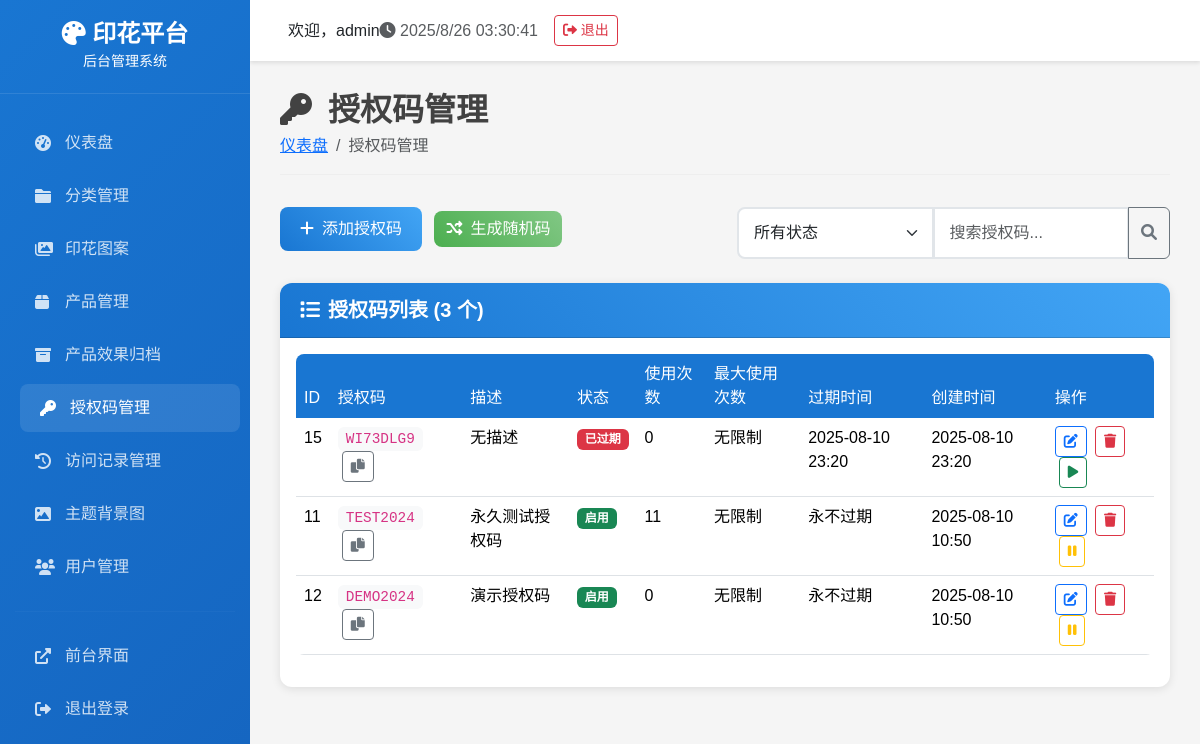
The page /admin/access-codes/ (signed in) on the database as committed earlier.
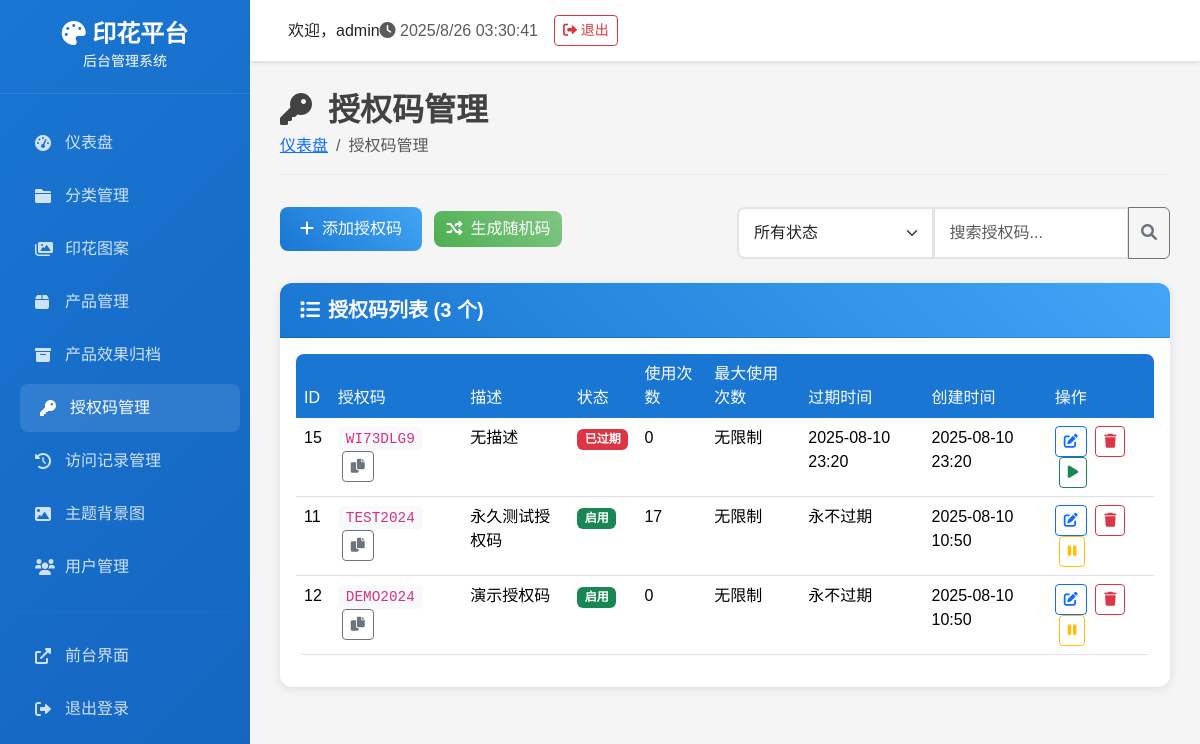
The same page on the database as committed later.
### tables this page shows
CREATE TABLE access_codes (
            id INTEGER PRIMARY KEY AUTOINCREMENT,
            code TEXT NOT NULL UNIQUE,
            description TEXT,
            start_date DATETIME,
            end_date DATETIME,
            is_active BOOLEAN DEFAULT 1,
            created_time DATETIME DEFAULT CURRENT_TIMESTAMP,
            usage_count INTEGER DEFAULT 0
        , expires_at DATETIME, max_uses INTEGER, used_count INTEGER DEFAULT 0);

### routes/admin/admin_access_codes_route.py (the view)
    def decorated_function(*args, **kwargs):
        from flask import session
        if 'admin_user_id' not in session:
            return redirect(url_for('login'))
        return f(*args, **kwargs)

### backend/database.py (called while the page is built)
def get_db_connection():
    conn = sqlite3.connect(DATABASE_PATH)
    conn.row_factory = sqlite3.Row
    return conn

    @staticmethod
    def execute_query(query: str, params: tuple = ()) -> List[Dict[str, Any]]:
        conn = get_db_connection()
        cursor = conn.cursor()
        cursor.execute(query, params)
        results = [dict(row) for row in cursor.fetchall()]
        conn.close()
        return results

### routes/admin/admin_access_codes_route.py (called while the page is built)
def login_required(f):
    def decorated_function(*args, **kwargs):
        from flask import session
        if 'admin_user_id' not in session:
            return redirect(url_for('login'))
        return f(*args, **kwargs)
    decorated_function.__name__ = f.__name__
    return decorated_function

### templates/admin/access_codes.html (shortened to what this page needs)
{% extends "admin/base.html" %}
{% block content %}
<div class="page-header">
    <h1><i class="fas fa-key me-3"></i>授权码管理</h1>
    <nav aria-label="breadcrumb">
        <ol class="breadcrumb">
            <li class="breadcrumb-item"><a href="{{ url_for('index') }}">仪表盘</a></li>
            <li class="breadcrumb-item active">授权码管理</li>
        </ol>
    </nav>
</div>
<div class="row mb-4">
    <div class="col-md-6">
        <button type="button" class="btn btn-primary" data-bs-toggle="modal" data-bs-target="#addCodeModal">
            <i class="fas fa-plus me-2"></i>添加授权码
        </button>
        <button type="button" class="btn btn-success ms-2" onclick="generateRandomCode()">
            <i class="fas fa-random me-2"></i>生成随机码
        </button>
    </div>
    <div class="col-md-6">
        <div class="input-group">
            <select class="form-select" id="statusFilter">
                <option value="">所有状态</option>
            </select>
            <input type="text" class="form-control" id="searchInput" placeholder="搜索授权码...">
            <button class="btn btn-outline-secondary" type="button">
                <i class="fas fa-search"></i>
            </button>
        </div>
    </div>
</div>
<div class="card">
    <div class="card-header">
        <h5><i class="fas fa-list me-2"></i>授权码列表 ({{ access_codes|length }} 个)</h5>
    </div>
    <div class="card-body">
        {% if access_codes %}
        <div class="table-responsive">
            <table class="table table-hover">
                <thead>
                    <tr>
                        <th>ID</th>
                        <th>授权码</th>
                        <th>描述</th>
                        <th>状态</th>
                        <th>使用次数</th>
                        <th>最大使用次数</th>
                        <th>过期时间</th>
                        <th>创建时间</th>
                        <th>操作</th>
                    </tr>
                </thead>
                <tbody id="codesTable">
                    {% for code in access_codes %}
                    <tr class="code-item" data-code="{{ code.code|lower }}" data-status="{{ code.status }}">
                        <td>{{ code.id }}</td>
                        <td>
                            <code class="bg-light px-2 py-1 rounded">{{ code.code }}</code>
                            <button class="btn btn-sm btn-outline-secondary ms-1" onclick="copyToClipboard('{{ code.code }}')">
                                <i class="fas fa-copy"></i>
                            </button>
                        </td>
                        <td>{{ code.description or '无描述' }}</td>
                        <td>
                            {% if code.status == 'active' %}
                                <span class="badge bg-success">启用</span>
                            {% elif code.status == 'inactive' %}
                                <span class="badge bg-secondary">禁用</span>
                            {% elif code.status == 'expired' %}
                                <span class="badge bg-danger">已过期</span>
                            {% endif %}
                        </td>
                        <td>{{ code.used_count or 0 }}</td>
                        <td>{{ code.max_uses or '无限制' }}</td>
                        <td>
                            {% if code.expires_at %}
                                {{ code.expires_at.strftime('%Y-%m-%d %H:%M') }}
                            {% else %}
                                永不过期
                            {% endif %}
                        </td>
                        <td>
                            {% if code.created_time %}
                                {% if code.created_time is string %}
                                    {{ code.created_time[:16] }}
                                {% else %}
                                    {{ code.created_time.strftime('%Y-%m-%d %H:%M') }}
                                {% endif %}
                            {% else %}
                                未知
                            {% endif %}
                        </td>
                        <td>
                            <button class="btn btn-sm btn-outline-primary" onclick="editCode({{ code.id }})">
                                <i class="fas fa-edit"></i>
                            </button>
                            <button class="btn btn-sm btn-outline-danger ms-1" onclick="deleteCode({{ code.id }})">
                                <i class="fas fa-trash"></i>
                            </button>
                            {% if code.status == 'active' %}
                            <button class="btn btn-sm btn-outline-warning ms-1" onclick="toggleCodeStatus({{ code.id }}, 'inactive')">
                                <i class="fas fa-pause"></i>
                            </button>
                            {% else %}
                            <button class="btn btn-sm btn-outline-success ms-1" onclick="toggleCodeStatus({{ code.id }}, 'active')">
                                <i class="fas fa-play"></i>
                            </button>
                            {% endif %}
                        </td>
                    </tr>
                    {% endfor %}
                </tbody>
            </table>
        </div>
        {% else %}
        <div class="text-center py-5">
            <i class="fas fa-key fa-3x text-muted mb-3"></i>
            <h5 class="text-muted">暂无授权码</h5>
            <p class="text-muted">点击上方"添加授权码"按钮开始创建授权码</p>
        </div>
        {% endif %}
    </div>
</div>
{% endblock %}

### templates/admin/base.html (shortened to what this page needs)
<!DOCTYPE html>
<html lang="zh-CN">
<head>
    <link href="https://cdn.staticfile.net/bootstrap/5.3.2/css/bootstrap.min.css" rel="stylesheet">
    <link href="https://cdnjs.cloudflare.com/ajax/libs/font-awesome/6.0.0/css/all.min.css" rel="stylesheet">
</head>
<body>
    <div class="sidebar">
        <div class="logo">
            <h4><i class="fas fa-palette"></i> 印花平台</h4>
            <small>后台管理系统</small>
        </div>
        <nav class="nav-menu">
            <div class="nav-item">
                    <a href="{{ url_for('index') }}" class="nav-link {% if request.endpoint == 'index' %}active{% endif %}">
                    <i class="fas fa-tachometer-alt"></i>
                    <span>仪表盘</span>
                </a>
            </div>
            <div class="nav-item">
                <a href="{{ url_for('admin_categories.categories') }}" class="nav-link {% if request.endpoint == 'admin_categories.categories' %}active{% endif %}">
                    <i class="fas fa-folder"></i>
                    分类管理
                </a>
            </div>
            <div class="nav-item">
                <a href="{{ url_for('admin_patterns.patterns') }}" class="nav-link {% if request.endpoint == 'admin_patterns.patterns' %}active{% endif %}">
                    <i class="fas fa-images"></i>
                    印花图案
                </a>
            </div>
            <div class="nav-item">
                <a href="{{ url_for('admin_products.products') }}" class="nav-link {% if request.endpoint == 'admin_products.products' %}active{% endif %}">
                    <i class="fas fa-box"></i>
                    产品管理
                </a>
            </div>
            <div class="nav-item">
                <a href="{{ url_for('admin_product_archives.product_archives') }}" class="nav-link {% if request.endpoint == 'admin_product_archives.product_archives' %}active{% endif %}">
                    <i class="fas fa-archive"></i>
                    产品效果归档
                </a>
            </div>
            <div class="nav-item">
                <a href="{{ url_for('admin_access_codes.access_codes') }}" class="nav-link {% if request.endpoint == 'admin_access_codes.access_codes' %}active{% endif %}">
                    <i class="fas fa-key"></i>
                    <span>授权码管理</span>
                </a>
            </div>
            <div class="nav-item">
                <a href="{{ url_for('admin_access_logs.access_logs') }}" class="nav-link {% if request.endpoint == 'admin_access_logs.access_logs' %}active{% endif %}">
                    <i class="fas fa-history"></i>
                    访问记录管理
                </a>
            </div>
            <div class="nav-item">
                <a href="{{ url_for('admin_theme_backgrounds.theme_backgrounds') }}" class="nav-link {% if request.endpoint == 'admin_theme_backgrounds.theme_backgrounds' %}active{% endif %}">
                    <i class="fas fa-image"></i>
                    <span>主题背景图</span>
                </a>
            </div>
            <div class="nav-item">
                <a href="{{ url_for('admin_users.users') }}" class="nav-link {% if request.endpoint == 'admin_users.users' %}active{% endif %}">
                    <i class="fas fa-users"></i>
                    用户管理
                </a>
            </div>
            <hr style="border-color: rgba(255,255,255,0.1); margin: 20px 15px;">
            <div class="nav-item">
                <a href="http://localhost:5000" class="nav-link" target="_blank">
                    <i class="fas fa-external-link-alt"></i>
                    <span>前台界面</span>
                </a>
            </div>
            <div class="nav-item">
                <a href="{{ url_for('logout') }}" class="nav-link">
                    <i class="fas fa-sign-out-alt"></i>
                    <span>退出登录</span>
                </a>
            </div>
        </nav>
    </div>
    <div class="main-content">
        <div class="top-navbar">
            <div class="d-flex align-items-center">
                <span class="ms-2">欢迎，{{ session.admin_username or 'Admin' }}</span>
            </div>
            <div class="d-flex align-items-center">
                <span class="text-muted me-3">
                    <i class="fas fa-clock"></i>
                    <span id="current-time"></span>
                </span>
                <a href="{{ url_for('logout') }}" class="btn btn-outline-danger btn-sm">
                    <i class="fas fa-sign-out-alt"></i> 退出
                </a>
            </div>
        </div>
        <div class="content-area">
            {% block content %}{% endblock %}
        </div>
    </div>
</body>
</html>

### templates/admin/base.html (style rules this page uses)
:root { --primary-color: #1976d2; --secondary-color: #424242; --success-color: #4caf50; --warning-color: #ff9800; --danger-color: #f44336; --sidebar-width: 250px; }
body { font-family: 'Microsoft YaHei', Arial, sans-serif; background-color: #f5f5f5; }
.sidebar { position: fixed; top: 0; left: 0; height: 100vh; width: var(--sidebar-width); background: linear-gradient(135deg, var(--primary-color), #1565c0); color: white; z-index: 1000; overflow-y: auto; }
.sidebar .logo { padding: 20px; text-align: center; border-bottom: 1px solid rgba(255,255,255,0.1); }
.sidebar .logo h4 { margin: 0; font-weight: 600; }
.sidebar .nav-menu { padding: 20px 0; }
.sidebar .nav-item { margin: 5px 15px; }
.sidebar .nav-link { color: rgba(255,255,255,0.8); padding: 12px 20px; border-radius: 8px; text-decoration: none; display: flex; align-items: center; transition: all 0.3s ease; }
.sidebar .nav-link:hover, .sidebar .nav-link.active { background: rgba(255,255,255,0.1); color: white; transform: translateX(5px); }
.sidebar .nav-link i { width: 20px; margin-right: 10px; }
.main-content { margin-left: var(--sidebar-width); min-height: 100vh; }
.top-navbar { background: white; padding: 15px 30px; box-shadow: 0 2px 4px rgba(0,0,0,0.1); display: flex; justify-content: between; align-items: center; }
.content-area { padding: 30px; }
.page-header { margin-bottom: 30px; }
.page-header h1 { color: var(--secondary-color); font-size: 2rem; font-weight: 600; margin: 0; }
.page-header .breadcrumb { background: none; padding: 0; margin: 5px 0 0 0; }
.card { border: none; border-radius: 12px; box-shadow: 0 2px 10px rgba(0,0,0,0.1); margin-bottom: 20px; }
.card-header { background: linear-gradient(45deg, var(--primary-color), #42a5f5); color: white; border-radius: 12px 12px 0 0 !important; padding: 15px 20px; }
.card-header h5 { margin: 0; font-weight: 600; }
.btn-primary { background: linear-gradient(45deg, var(--primary-color), #42a5f5); border: none; border-radius: 8px; padding: 10px 20px; font-weight: 500; }
.btn-success { background: linear-gradient(45deg, var(--success-color), #81c784); border: none; border-radius: 8px; }
.table { border-radius: 8px; overflow: hidden; }
.table thead th { background: var(--primary-color); color: white; border: none; font-weight: 500; }
.form-control, .form-select { border-radius: 8px; border: 2px solid #e1e5e9; padding: 12px 15px; }

### templates/admin/access_codes.html (style rules this page uses)
.page-header { margin-bottom: 2rem; padding-bottom: 1rem; border-bottom: 1px solid #eee; }
.table th { background-color: #f8f9fa; border-top: none; font-weight: 600; }
.code-item { transition: all 0.2s ease; }
.badge { font-size: 0.75rem; }
code { font-family: 'Courier New', monospace; font-size: 0.9rem; }

Rows that differ between the two databases and show on the page:
changed access_codes "永久测试授权码": used_count "11" → "17"
